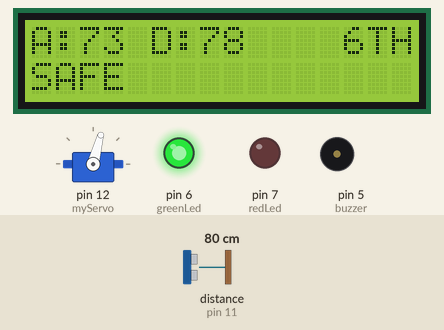
Bench run of a sketch on a simulated Arduino Uno, built with avr-gcc and run on an emulated ATmega328P. Parts: 16×2 character LCD, servo, output pins drawn as LEDs (lit = HIGH), buzzer (waves = sounding, pin HIGH). Wiring (inferred from the names in the program): ultrasonic range finder: trigger pin 10; echo pin 11. The test bench sets the inputs (shaded band); at power-on: distance to the obstacle (sensor on pin 11) 80 cm. The echo pulse lasts 58.3 µs per cm; pins used as bus, display or sensor lines are not drawn; what the sketch prints to the serial monitor is not drawn.

Above: at 2.27 s.
2.3 s: distance to the obstacle (sensor on pin 11) set to 2 cm
At 2.45 s:
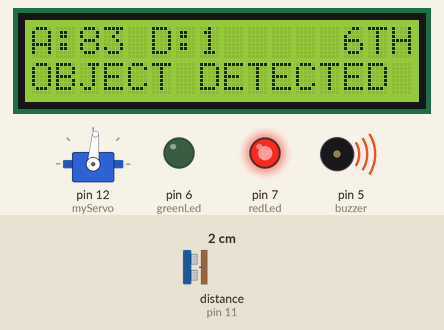
3.9 s: distance to the obstacle (sensor on pin 11) set to 18 cm
At 4.08 s:
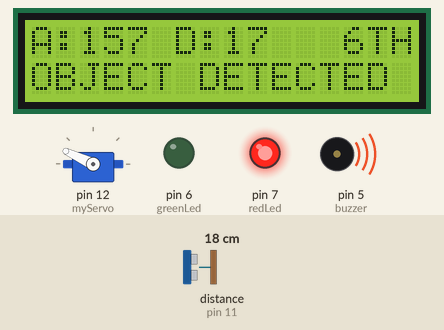
6.9 s: distance to the obstacle (sensor on pin 11) set to 23 cm
At 7.05 s:
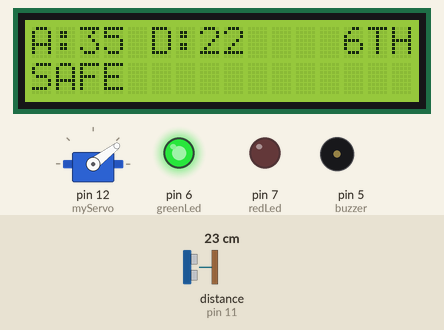
8.5 s: distance to the obstacle (sensor on pin 11) set to 9 cm
At 8.67 s:
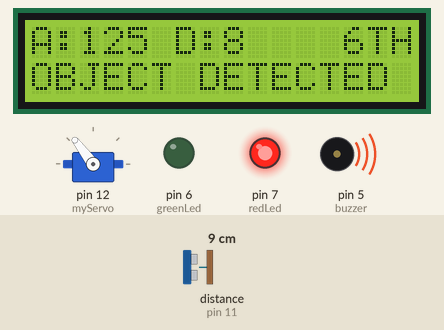
10.0 s: distance to the obstacle (sensor on pin 11) set to 35 cm
At 10.15 s:
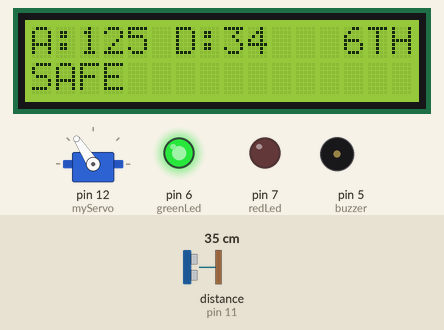
Timing chart, 0 to 17.0 s (numbered marks = the images above; inputs shaded):
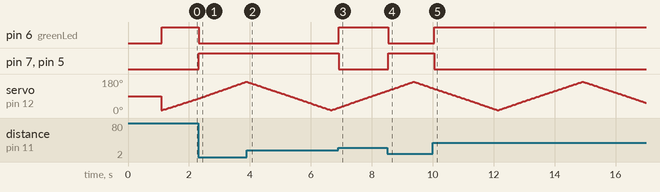

The sketch:

RadarSystem.ino
```cpp
// Radar Sysytem code Electrical 6th sem
#include <Wire.h>
#include <LiquidCrystal_I2C.h>
#include <Servo.h>

LiquidCrystal_I2C lcd(0x27,16,2);

Servo myServo;

int trigPin = 10;
int echoPin = 11;

int redLed = 7;
int greenLed = 6;
int buzzer = 5;

long duration;
int distance;

void setup()
{
  Serial.begin(9600);

  Wire.begin();

  lcd.init();
  lcd.backlight();

  pinMode(trigPin, OUTPUT);
  pinMode(echoPin, INPUT);

  pinMode(redLed, OUTPUT);
  pinMode(greenLed, OUTPUT);
  pinMode(buzzer, OUTPUT);

  myServo.attach(12);

  lcd.clear();
  lcd.setCursor(0,0);
  lcd.print("RADAR SYSTEM 6TH EE");
  delay(1000);
}

void loop()
{
  for(int i=15;i<=165;i+=2)
  {
    myServo.write(i);
    delay(7);

    distance = getDistance();

    Serial.print(i);
    Serial.print(",");
    Serial.print(distance);
    Serial.print(".");

    updateOutput(i);
  }

  for(int i=165;i>15;i-=2)
  {
    myServo.write(i);
    delay(7);

    distance = getDistance();

    Serial.print(i);
    Serial.print(",");
    Serial.print(distance);
    Serial.print(".");

    updateOutput(i);
  }
}

int getDistance()
{
  digitalWrite(trigPin, LOW);
  delayMicroseconds(2);

  digitalWrite(trigPin, HIGH);
  delayMicroseconds(10);

  digitalWrite(trigPin, LOW);

  duration = pulseIn(echoPin, HIGH);

  return duration * 0.034 / 2;
}

void updateOutput(int angle)
{
  lcd.setCursor(0,0);
  lcd.print("A:");
  lcd.print(angle);
  lcd.print(" D:");
  lcd.print(distance);
  lcd.print("   ");

  lcd.setCursor(0,1);

  if(distance < 20)
  {
    digitalWrite(redLed,HIGH);
    digitalWrite(greenLed,LOW);
    digitalWrite(buzzer,HIGH);

    lcd.print("OBJECT DETECTED ");
  }
  else
  {
    digitalWrite(redLed,LOW);
    digitalWrite(greenLed,HIGH);
    digitalWrite(buzzer,LOW);

    lcd.print("SAFE           ");
  }
}
```

Measured:
- the behaviour switches between 20 and 21 cm on distance to the obstacle (sensor on pin 11) (found by bisection; images 2 and 3)
- after the input at 2.3 s, pin 6 (greenLed): HIGH → LOW at once; pin 7 (redLed), pin 5 (buzzer): LOW → HIGH at once; the display: first differs from a run without the input at once (image 1 shows a later state)
- after the input at 6.9 s, pin 6 (greenLed): LOW → HIGH at once; pin 7 (redLed), pin 5 (buzzer): HIGH → LOW at once; the display: first differs from a run without the input at once (image 3 shows a later state)
- after the input at 8.5 s, pin 6 (greenLed): HIGH → LOW at once; pin 7 (redLed), pin 5 (buzzer): LOW → HIGH at once; the display: first differs from a run without the input after 0.06 s (image 4 shows a later state)
- after the input at 10.0 s, pin 6 (greenLed): LOW → HIGH after 0.05 s; pin 7 (redLed), pin 5 (buzzer): HIGH → LOW after 0.05 s; the display: first differs from a run without the input after 0.07 s (image 5 shows a later state)
